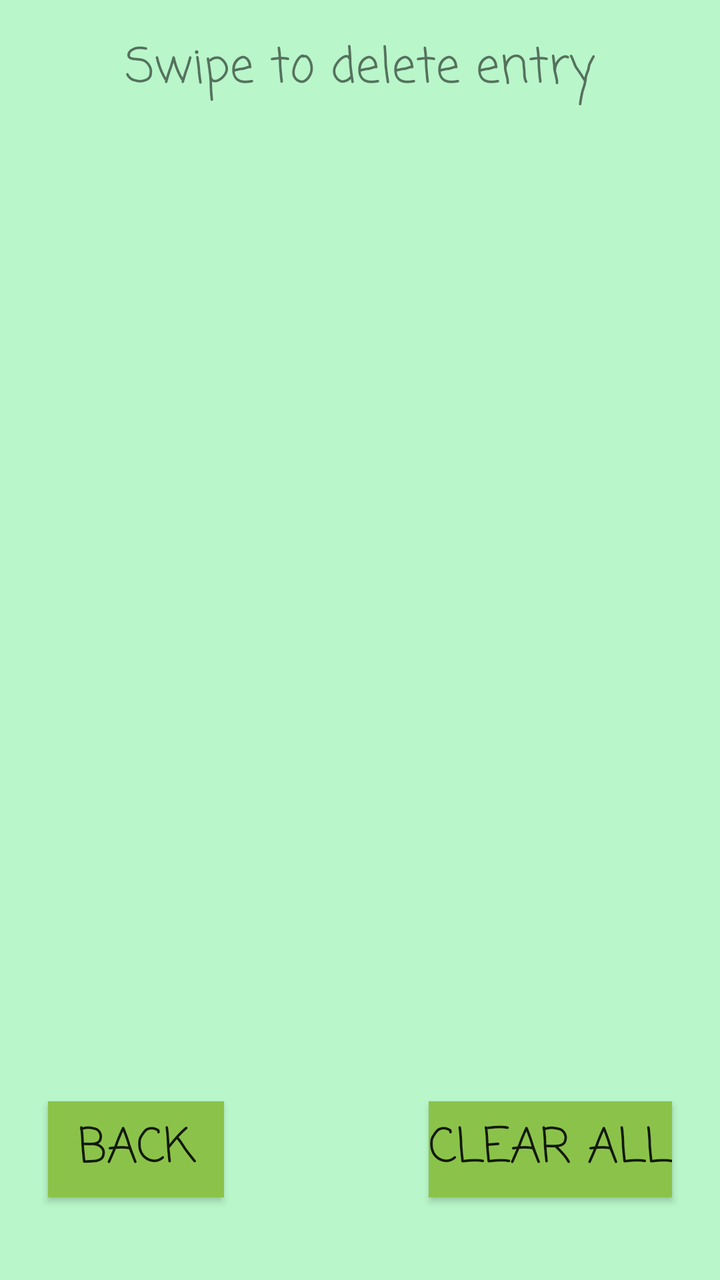
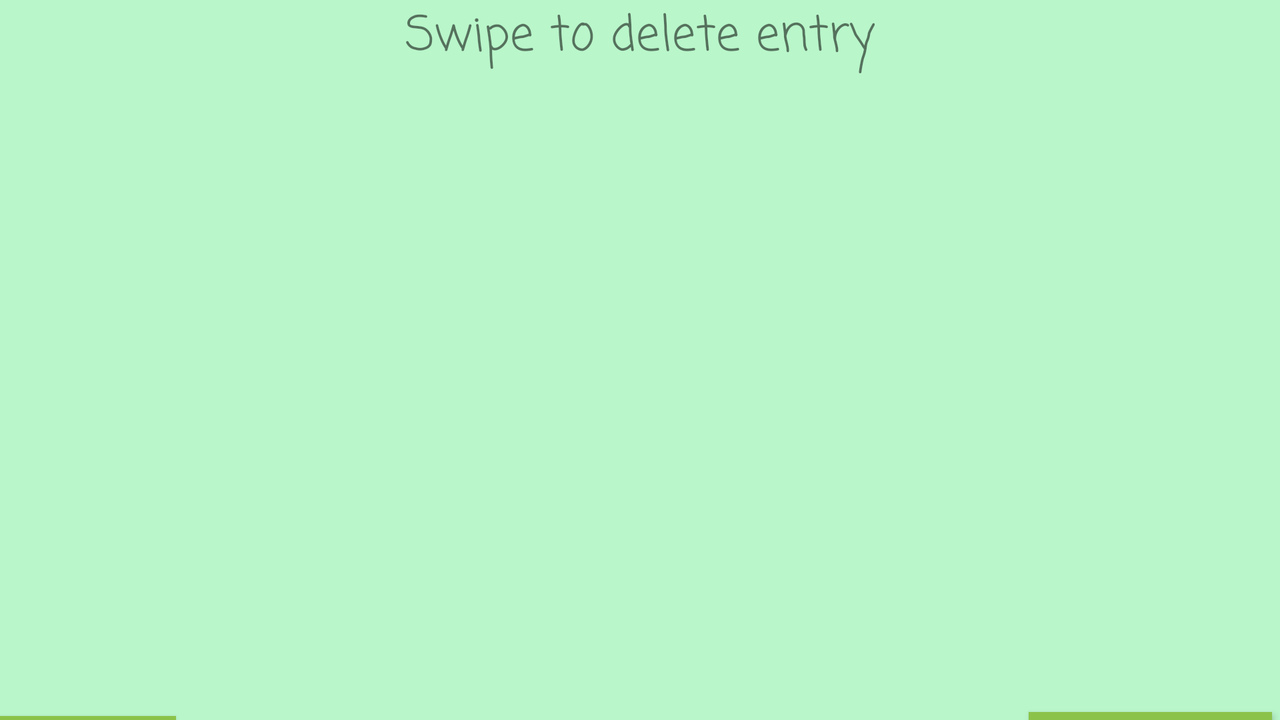

The same Android screen from two of the app's own layout files: first res/layout/ as a phone draws it, then the repository's variant for another configuration, drawn on a device whose configuration selects that folder. Both files follow.
<!-- AndroidManifest.xml: application theme AppTheme -->
<!-- res/layout/activity_cookies.xml -->
<?xml version="1.0" encoding="utf-8"?>
<androidx.constraintlayout.widget.ConstraintLayout xmlns:android="http://schemas.android.com/apk/res/android"
    xmlns:app="http://schemas.android.com/apk/res-auto"
    xmlns:tools="http://schemas.android.com/tools"
    android:layout_width="match_parent"
    android:layout_height="match_parent"
    android:background="@color/background"
    android:fitsSystemWindows="true"
    tools:context=".Log">

    <Button
        android:id="@+id/back"
        android:layout_width="wrap_content"
        android:layout_height="wrap_content"
        android:layout_marginStart="24dp"
        android:layout_marginLeft="24dp"
        android:layout_marginBottom="60dp"
        android:background="@color/buttonColour"
        android:fontFamily="casual"
        android:onClick="back"
        android:text="@string/back_button"
        android:textSize="24sp"
        app:layout_constraintBottom_toBottomOf="parent"
        app:layout_constraintStart_toStartOf="parent"
        app:layout_constraintTop_toBottomOf="@+id/recyclerview" />

    <androidx.recyclerview.widget.RecyclerView
        android:id="@+id/recyclerview"
        android:layout_width="400dp"
        android:layout_height="500dp"
        android:layout_marginStart="16dp"
        android:layout_marginLeft="16dp"
        android:layout_marginTop="16dp"
        app:layout_constraintEnd_toEndOf="parent"
        app:layout_constraintStart_toStartOf="parent"
        app:layout_constraintTop_toBottomOf="@+id/textView2" />

    <Button
        android:id="@+id/delete_all"
        style="@style/button_style"
        android:layout_marginEnd="24dp"
        android:layout_marginRight="24dp"
        android:layout_marginBottom="60dp"
        android:onClick="deleteAll"
        android:text="@string/delete_all"
        app:layout_constraintBottom_toBottomOf="parent"
        app:layout_constraintEnd_toEndOf="parent"
        app:layout_constraintTop_toBottomOf="@+id/recyclerview" />

    <TextView
        android:id="@+id/textView2"
        android:layout_width="wrap_content"
        android:layout_height="wrap_content"
        android:layout_marginTop="16dp"
        android:fontFamily="casual"
        android:text="@string/swipe"
        android:textSize="24sp"
        app:layout_constraintEnd_toEndOf="parent"
        app:layout_constraintStart_toStartOf="parent"
        app:layout_constraintTop_toTopOf="parent" />

</androidx.constraintlayout.widget.ConstraintLayout>
<!-- resources referenced by this layout -->
<resources>
  <color name="background">#B9F6CA</color>
  <color name="buttonColour">#8BC34A</color>
  <string name="back_button">BACK</string>
  <string name="delete_all">CLEAR ALL</string>
  <string name="swipe">Swipe to delete entry</string>
  <style name="button_style">
          <item name="android:layout_width">wrap_content</item>
          <item name="android:layout_height">wrap_content</item>
          <item name="android:background">@color/buttonColour</item>
          <item name="android:fontFamily">casual</item>
          <item name="android:textSize">24sp</item>
      </style>
  <style name="AppTheme" parent="Theme.AppCompat.Light.DarkActionBar">
          
          <item name="colorPrimary">@color/colorPrimary</item>
          <item name="colorPrimaryDark">@color/colorPrimaryDark</item>
          <item name="colorAccent">@color/colorAccent</item>
      </style>
  <color name="colorPrimary">#6200EE</color>
  <color name="colorPrimaryDark">#3700B3</color>
  <color name="colorAccent">#03DAC5</color>
</resources>
<!-- res/layout-land/activity_cookies.xml (the repository's variant of the layout above) -->
<!-- drawn on the phone turned sideways -->
<?xml version="1.0" encoding="utf-8"?>
<androidx.constraintlayout.widget.ConstraintLayout xmlns:android="http://schemas.android.com/apk/res/android"
    xmlns:app="http://schemas.android.com/apk/res-auto"
    xmlns:tools="http://schemas.android.com/tools"
    android:layout_width="match_parent"
    android:layout_height="match_parent"
    android:background="@color/background"
    android:fitsSystemWindows="true"
    tools:context=".Log">

    <Button
        android:id="@+id/back"
        android:layout_width="wrap_content"
        android:layout_height="wrap_content"
        android:layout_marginTop="2dp"
        android:background="@color/buttonColour"
        android:fontFamily="casual"
        android:onClick="back"
        android:text="@string/back_button"
        android:textSize="24sp"
        app:layout_constraintStart_toStartOf="parent"
        app:layout_constraintTop_toBottomOf="@+id/recyclerview" />

    <androidx.recyclerview.widget.RecyclerView
        android:id="@+id/recyclerview"
        android:layout_width="220dp"
        android:layout_height="303dp"
        android:layout_marginTop="16dp"
        app:layout_constraintEnd_toEndOf="parent"
        app:layout_constraintStart_toStartOf="parent"
        app:layout_constraintTop_toBottomOf="@+id/textView2" />

    <Button
        android:id="@+id/delete_all"
        style="@style/button_style"
        android:layout_marginEnd="4dp"
        android:layout_marginRight="4dp"
        android:onClick="deleteAll"
        android:text="@string/delete_all"
        app:layout_constraintEnd_toEndOf="parent"
        app:layout_constraintTop_toBottomOf="@+id/recyclerview" />

    <TextView
        android:id="@+id/textView2"
        android:layout_width="wrap_content"
        android:layout_height="wrap_content"
        android:fontFamily="casual"
        android:textSize="24sp"
        android:text="@string/swipe"
        app:layout_constraintEnd_toEndOf="parent"
        app:layout_constraintStart_toStartOf="parent"
        app:layout_constraintTop_toTopOf="parent" />

</androidx.constraintlayout.widget.ConstraintLayout>
